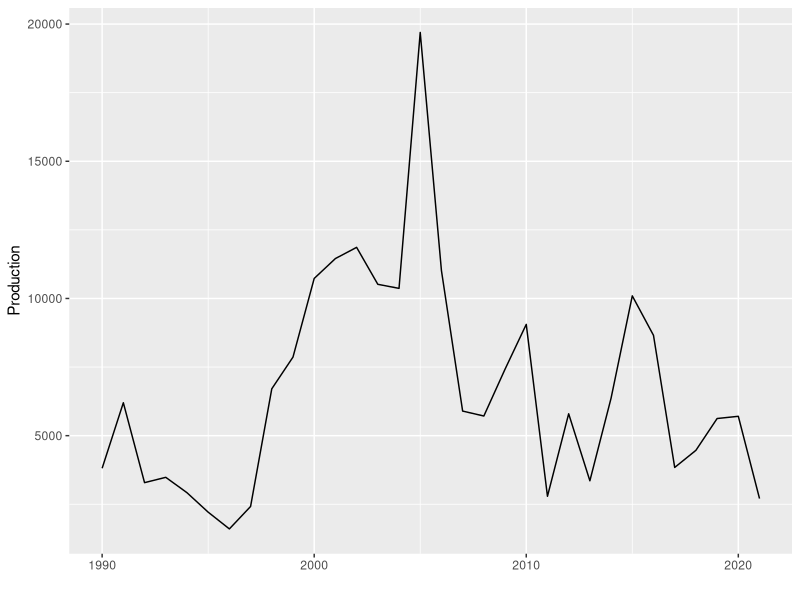
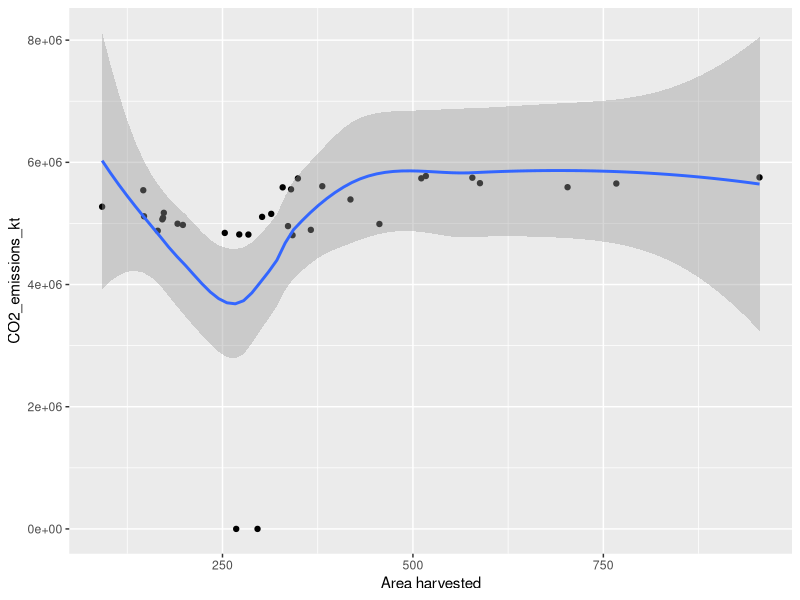
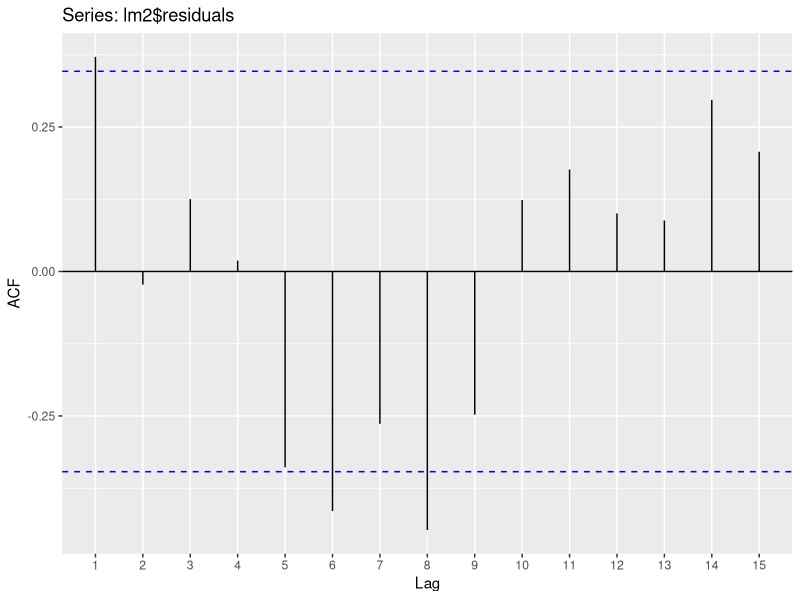
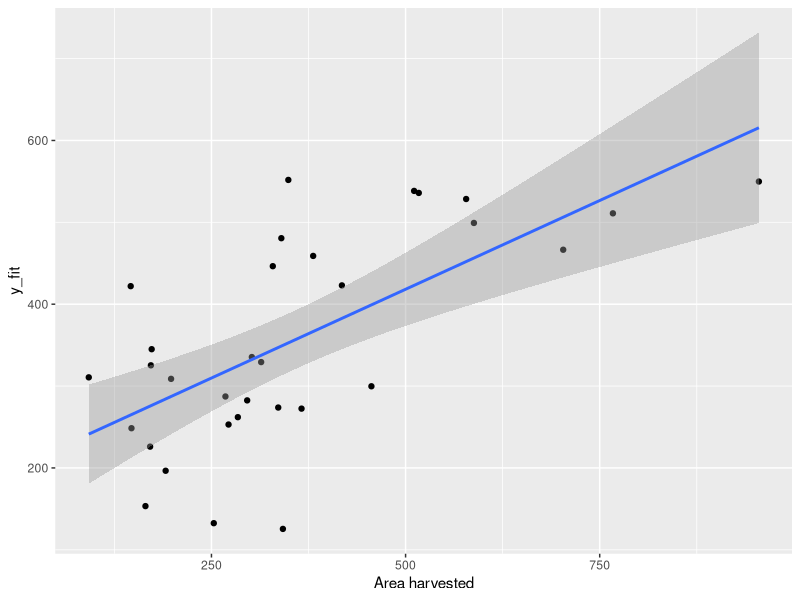
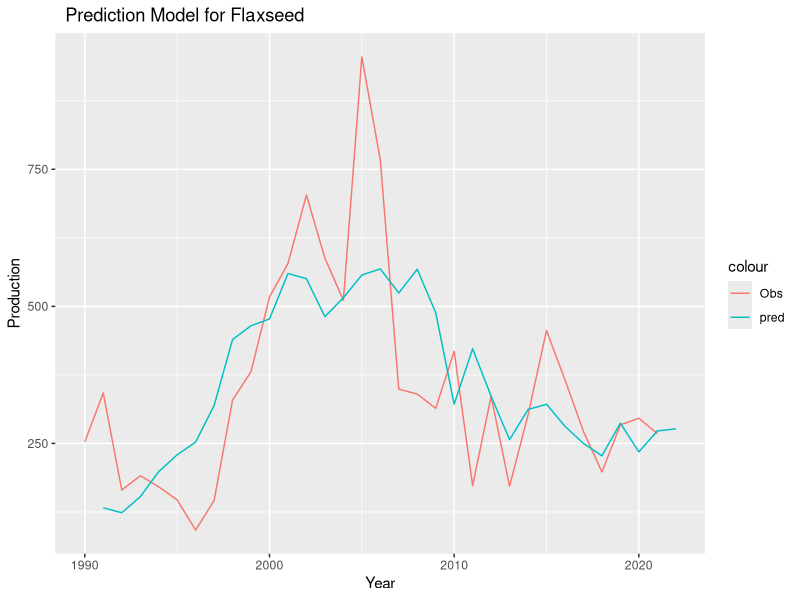
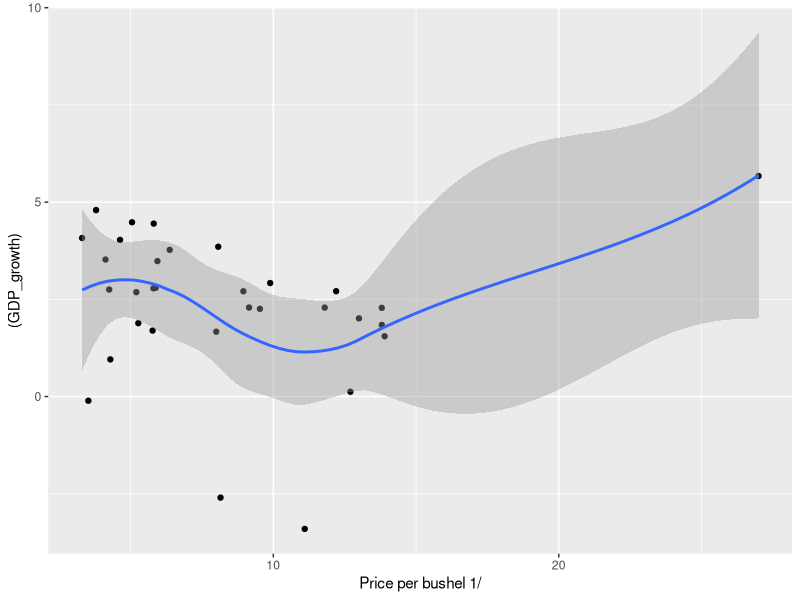
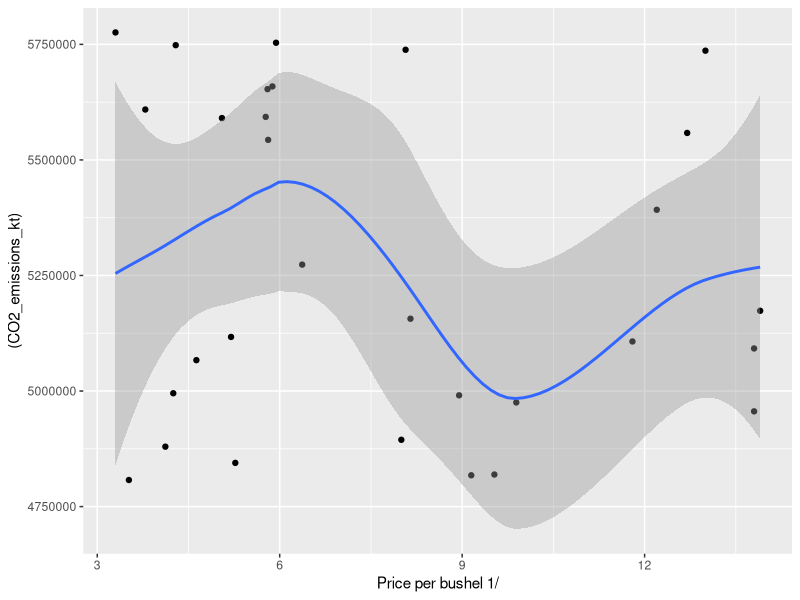
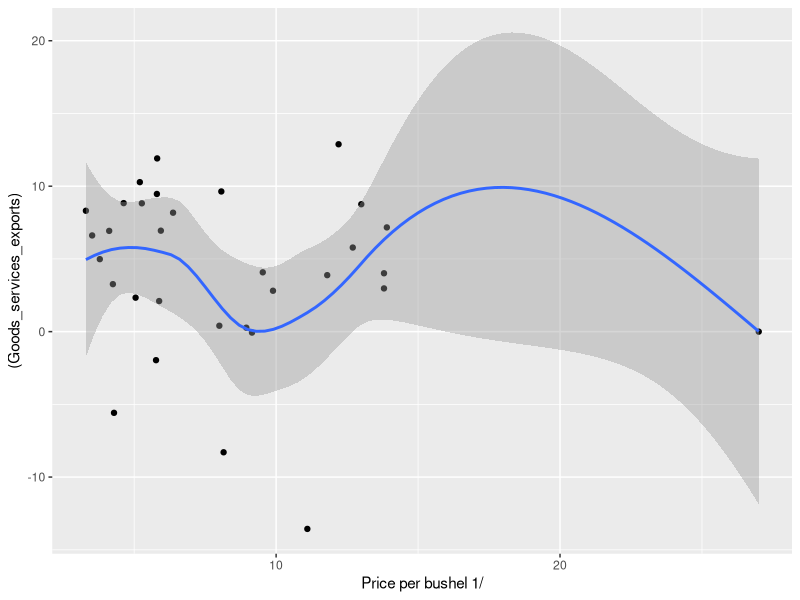

The R source for these figures, in order:
## ---- chunk 1
library(tidyverse)
library(ggplot2)
library(dplyr)
#install.packages("forecast")
require(forecast)
library(readr)
library(tidyr)
## ---- chunk 2
## CLEAN THE DATA
co2_data_clean <- read.csv(here::here("dataset/clean_co2.csv"))

view(co2_data_clean)
## ---- chunk 3
# used barley datasets for col names
barley_data_3 <- read_csv(here::here("dataset", "barley/crop_p015_t005.csv"),skip = 5)
barley_data_3<- barley_data_3[-2,3:ncol(barley_data_3)] %>% drop_na(Year) %>% head(-1)

barley_data_4 <- read_csv(here::here("dataset", "barley/crop_p016_t010.csv"),skip = 5)
barley_data_4<- barley_data_4[-2,3:ncol(barley_data_4)] %>% drop_na(Year) %>% head(-1)



flaxseed_data_3 <- read_csv(here::here("dataset", "flaxseed/crop_p086_t049.csv"), 
                            col_types = cols(`49` = col_skip(), t = col_skip(), 
                                             `Crop Production Historical Track Records: Released April 11, 2022, by the National Agricultural Statistics Service (NASS), Agricultural Statistics Board, United States Department of Agriculture (USDA).` = col_double(), 
                                             ...3 = col_double(), u = col_skip()), 
                            skip = 7)
colnames(flaxseed_data_3) <- colnames(barley_data_3)

flaxseed_data_3 <- flaxseed_data_3 %>% drop_na(Year)

# View(flaxseed_data_3)
flaxseed_data_4 <- read_csv(here::here("dataset", "flaxseed/crop_p087_t050.csv"), 
                            col_types = cols(`50` = col_skip(), t = col_skip(), 
                                             `Crop Production Historical Track Records: Released April 11, 2022, by the National Agricultural Statistics Service (NASS), Agricultural Statistics Board, United States Department of Agriculture (USDA).` = col_double(), 
                                             ...3 = col_double(), u = col_skip()), 
                            skip = 7)
colnames(flaxseed_data_4) <- colnames(barley_data_4)

flaxseed_data_4 <- flaxseed_data_4 %>% drop_na(Year)

# View(flaxseed_data_4)
flaxseed_data_3 <- flaxseed_data_3 %>% type_convert()
flaxseed_data <- flaxseed_data_3%>%bind_rows(flaxseed_data_4) 
View(flaxseed_data)

flaxseed_co2_data <- co2_data_clean %>% left_join(flaxseed_data, by = c("Time" = "Year"))


flaxseed_co2_data <- flaxseed_co2_data %>% filter(CO2_emissions_kt != "..") %>% type_convert()

View(flaxseed_co2_data)

## ---- chunk 4

Year <- flaxseed_co2_data %>% pull(Time)
Production <- flaxseed_co2_data %>% pull(Production)
co_emit <- flaxseed_co2_data %>% pull(CO2_emissions_kt)

flaxseed_ts <- ggplot(flaxseed_co2_data, aes(x=Year, y=Production)) +
  geom_line() +
  xlab("")
flaxseed_ts

## ---- chunk 5
flaxseed_co2_data <- flaxseed_co2_data %>% mutate(t = c(1:nrow(flaxseed_co2_data)))
lm2 <- (lm(`Area harvested`~ CO2_emissions_kt +  I(CO2_emissions_kt^2) + t,  flaxseed_co2_data)) 
summary(lm2)

## ---- chunk 6
flaxseed_co2_data %>% ggplot(aes(x = `Area harvested`, y = CO2_emissions_kt)) + geom_point()+ geom_smooth()

## ---- chunk 7
ggAcf(lm2$residuals)
## ---- chunk 8
flaxseed_co2_data <- flaxseed_co2_data %>% mutate(t = c(1:nrow(flaxseed_co2_data)))
lm2 <- (lm(`Area harvested`~ CO2_emissions_kt +  I(CO2_emissions_kt^2) + t,  flaxseed_co2_data)) 
summary(lm2)

## ---- chunk 9
flaxseed_co2_data %>% mutate(y_fit = predict(lm2)) %>% ggplot(aes(x = `Area harvested`, y = y_fit)) + geom_point()+ geom_smooth(method="lm")
#predicted 400, and true value is 200. 
#lag of harvest data, and co2 emission
#prediction aganist the real value of area harvested. The point needs to be aligned and 45 degrees. 
lm2 <- (lm(`Area harvested`~ lag(CO2_emissions_kt) +  I(lag(CO2_emissions_kt)^2) + t,  flaxseed_co2_data)) 
summary(lm2)
y_pred <- flaxseed_co2_data %>% select(`Area harvested`,CO2_emissions_kt, t) 
y_pred <-rbind(y_pred, c(NA,NA,33))
y_pred2 <- predict(lm2,y_pred)
flaxseed_pred <- data.frame(y = c(flaxseed_co2_data$`Area harvested`, NA),
                            y_fit= c(y_pred2),
                            Year= c(1990:2022))

flaxseed_pred %>% ggplot()+
  geom_line(aes(x = Year, y = y, color = "Obs"))+
  geom_line(aes(x = Year, y = y_fit, color = "pred")) + labs(y = "Production") + labs(title = "  Prediction Model for Flaxseed" )
flaxseed_pred %>% tail(5)

## ---- chunk 10
flaxseed_co2_data %>% ggplot(aes(y = (GDP_growth), x = `Price per bushel 1/`)) + geom_point() + geom_smooth()

ggplot(flaxseed_co2_data[which(flaxseed_co2_data$CO2_emissions_kt>0),],aes(y = (CO2_emissions_kt), x = `Price per bushel 1/`)) + geom_point() + geom_smooth()
flaxseed_co2_data %>% ggplot(aes(y = (Goods_services_exports), x = `Price per bushel 1/`)) + geom_point() + geom_smooth()
flaxseed_co2_data %>% ggplot(aes(y = (Goods_services_exports), x = (Production))) + geom_point() + geom_smooth()

ggplot(flaxseed_co2_data[which(flaxseed_co2_data$Forest_area_percent>0),],aes(y = (Forest_area_percent), x = `Area harvested`)) + geom_point() + geom_smooth()

